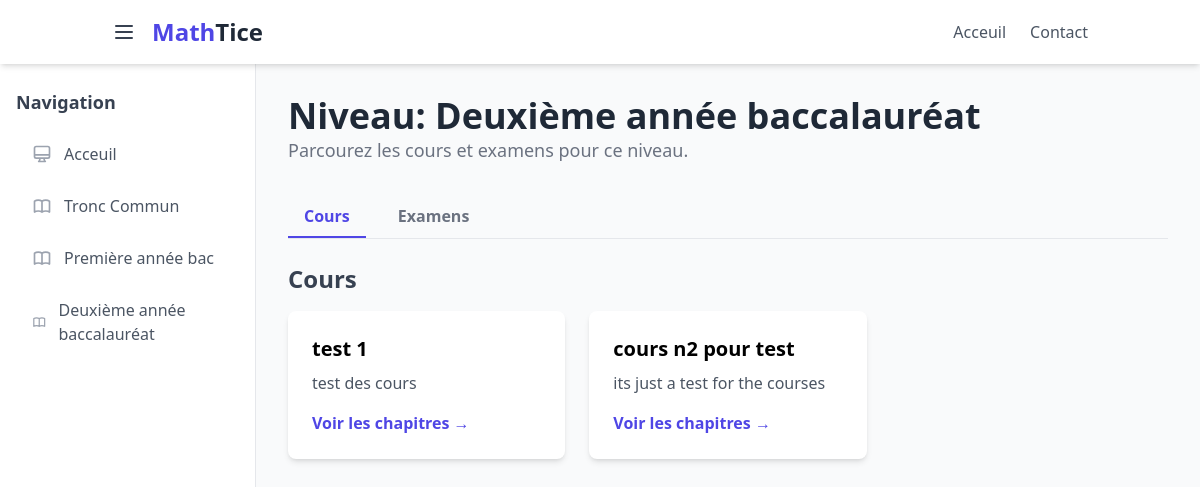
Page /courses/level/3/ on the committed database.
### courses/models.py (models this page shows, shortened)
class SchoolLevel(models.Model):
    name = models.CharField(max_length=100)

class Course(models.Model):
    title = models.CharField(max_length=200)
    description = models.TextField()
    level = models.ForeignKey(SchoolLevel, on_delete=models.CASCADE)

### courses/views.py (the view)
# urls.py: path('level/<int:level_id>/', views.courses_by_level, name='courses_by_level'),
def courses_by_level(request, level_id):
    level = get_object_or_404(SchoolLevel, pk=level_id)
    view_type = request.GET.get('view', 'courses')
    context = {
        'level': level,
        'view_type': view_type,
    }
    if view_type == 'exams':
        exams_with_solution = Exam.objects.filter(level=level, with_solution=True)
        exams_blank = Exam.objects.filter(level=level, with_solution=False)
        context['exams_with_solution'] = exams_with_solution
        context['exams_blank'] = exams_blank
    else:
        courses = Course.objects.filter(level=level)
        context['courses'] = courses
    return render(request, 'courses/level_detail.html', context)

### courses/context_processors.py (called while the page is built)
def all_levels(request):
    return {
        'all_levels': SchoolLevel.objects.all()
    }

### webstudy/templates/courses/level_detail.html (shortened to what this page needs)
{% extends 'base.html' %}
{% block content %}
<div class="mb-8">
    <h1 class="text-4xl font-bold text-gray-800">Niveau: {{ level.name }}</h1>
    <p class="text-lg text-gray-500">Parcourez les cours et examens pour ce niveau.</p>
</div>
<div class="flex space-x-4 border-b mb-6">
    <a href="{% url 'courses_by_level' level.id %}?view=courses"
       class="py-2 px-4 font-semibold {% if view_type == 'courses' %}text-indigo-600 border-b-2 border-indigo-600{% else %}text-gray-500 hover:text-gray-700{% endif %}">
       Cours
    </a>
    <a href="{% url 'courses_by_level' level.id %}?view=exams"
       class="py-2 px-4 font-semibold {% if view_type == 'exams' %}text-indigo-600 border-b-2 border-indigo-600{% else %}text-gray-500 hover:text-gray-700{% endif %}">
       Examens
    </a>
</div>
{% if view_type == 'courses' %}
    <div id="courses-content">
        <h2 class="text-2xl font-semibold text-gray-700 mb-4">Cours</h2>
        <div class="grid grid-cols-1 md:grid-cols-2 lg:grid-cols-3 gap-6">
            {% for course in courses %}
            <div class="bg-white p-6 rounded-lg shadow-md hover:shadow-xl transition-shadow duration-300">
                <h3 class="text-xl font-bold">{{ course.title }}</h3>
                <p class="mt-2 text-gray-600 flex-grow">{{ course.description|truncatewords:20 }}</p>
                <a href="{% url 'course_detail' course.pk %}" class="text-indigo-600 hover:underline mt-4 inline-block font-semibold">Voir les chapitres →</a>
            </div>
            {% empty %}
            <p class="text-gray-500 col-span-full">Aucun cours n'a encore été ajouté pour ce niveau.</p>
            {% endfor %}
        </div>
    </div>
{% endif %}
{% endblock %}

### webstudy/templates/base.html (shortened to what this page needs)
<!DOCTYPE html>
<html lang="en">
<head>
    <script src="https://cdn.tailwindcss.com"></script>
</head>
<body class="bg-gray-50 font-sans">
    <div class="flex flex-col h-screen">
        <header class="bg-white shadow-md z-30">
            <div class="container mx-auto px-6 py-4 flex justify-between items-center">
                <div class="flex items-center space-x-4">
                    <button id="sidebar-toggle" class="text-gray-700 hover:text-indigo-600 focus:outline-none">
                        <svg class="w-6 h-6" fill="none" stroke="currentColor" viewBox="0 0 24 24" xmlns="http://www.w3.org/2000/svg"><path stroke-linecap="round" stroke-linejoin="round" stroke-width="2" d="M4 6h16M4 12h16M4 18h16"></path></svg>
                    </button>
                    <a href="/" class="text-2xl font-bold text-gray-800">
                        <span class="text-indigo-600">Math</span>Tice
                    </a>
                </div>
                <nav class="hidden md:flex items-center space-x-6">
                    <a href="/" class="text-gray-600 hover:text-indigo-600 transition">Acceuil</a>
                    <a href="{% url 'contact' %}" class="text-gray-600 hover:text-indigo-600 transition">Contact</a>
                </nav>
            </div>
        </header>
        <div class="flex flex-1 overflow-hidden">
            <aside id="sidebar" class="w-64 bg-white shadow-lg flex-shrink-0 transform -translate-x-full transition-transform duration-300 ease-in-out z-20 md:translate-x-0 md:shadow-none md:border-r">
                <div class="py-6 px-4">
                    <h2 class="text-lg font-semibold text-gray-700 mb-4">Navigation</h2>
                    <nav class="space-y-2">
                        <a href="{% url 'article_list' %}" class="flex items-center px-4 py-2.5 text-gray-600 rounded-lg hover:bg-indigo-50 hover:text-indigo-700 transition group">
                            Acceuil
                        </a>
            {% for level in all_levels %}
            <a href="{% url 'courses_by_level' level.id %}" class="flex items-center p-2 px-4 py-2.5 text-gray-600 rounded-lg hover:bg-indigo-50 hover:text-indigo-700 transition group">
                {{ level.name }}
            </a>
            {% endfor %}
                    </nav>
                </div>
            </aside>
            <main class="flex-1 p-6 lg:p-8 overflow-y-auto">
                {% block content %}{% endblock %}
            </main>
        </div>
    </div>
</body>
</html>

### rows in the picture
SchoolLevel: name "Tronc Commun"
SchoolLevel: name "Première année bac"
SchoolLevel: name "Deuxième année baccalauréat"
Course: title "test 1", description "test des cours"
Course: title "cours n2 pour test", description "its just a test for the courses"
